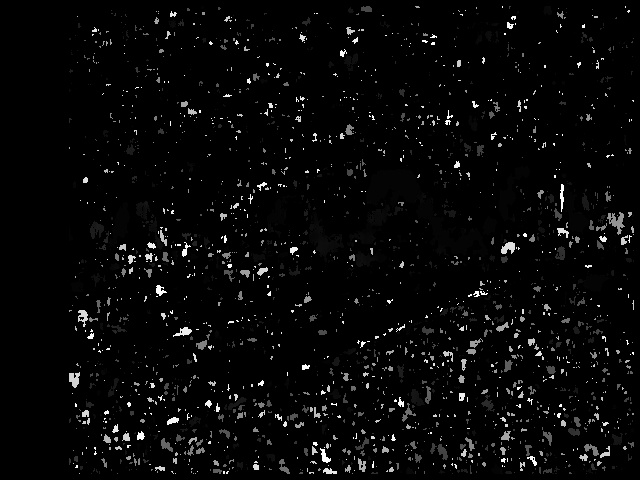
#> input picture main/Images/DepthMap0.jpg, 640 x 480 px, given in place of the camera
$ python SGBM_contour_9grid.py   (Python 2 division)   (older library calls are emulated)
#> lines starting #> are read from the running program, lines starting #| are printed output that depends on the picture; after the words box and inside, x2 and y2 are one past the last pixel; in counts of white or black regions, pixels touching at a corner belong together
import cv2
import sys
import time
import numpy as np
from imutils.video import WebcamVideoStream
import imutils

from matplotlib import pyplot as plt

def nothing(x):
    pass

# grab camera feeds
#capL = cv2.VideoCapture(1)
#capR = cv2.VideoCapture(0)

capL = WebcamVideoStream(src=1).start()
capR = WebcamVideoStream(src=0).start()


# initialize windows
WINDOW_L1 = 'undistorted left cam'
WINDOW_R1 = 'undistorted right cam'
cv2.namedWindow('Depth Map')
cv2.namedWindow('Threshold')
cv2.namedWindow('Shapes')
cv2.namedWindow('Test')


# import calibration matrices
undistMapL = np.load('calibration/undistortion_map_left.npy')
#> (reads stereo_vision/stereo_analysis/calibration/undistortion_map_left.npy from the repository)
undistMapR = np.load('calibration/undistortion_map_right.npy')
#> (reads main/calibration/undistortion_map_right.npy from the repository)
rectMapL = np.load('calibration/rectification_map_left.npy')
#> (reads stereo_vision/stereo_analysis/calibration/rectification_map_left.npy from the repository)
rectMapR = np.load('calibration/rectification_map_right.npy')
#> (reads main/calibration/rectification_map_right.npy from the repository)


#initialize blank frames
rectL = np.zeros((640,480,3),np.uint8)
rectR = np.zeros((640,480,3),np.uint8)


exec_time_sum = 0
i = 0


while (True):

    start_time = time.time()
    frameL = capL.read()
#> frameL is the input picture: shape (480, 640, 3); min 0, max 255, mean 8.2
    frameR = capR.read()


    #remap cameras to remove distortion
    rectL = cv2.remap(frameL, undistMapL, rectMapL, cv2.INTER_LINEAR)
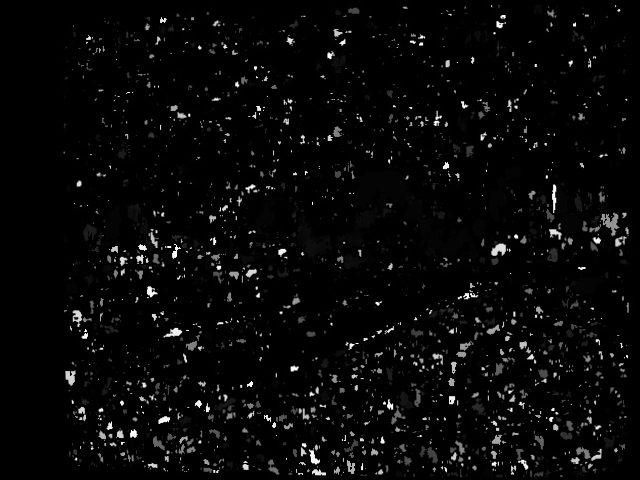
#> rectL: shape (480, 640, 3); min 0, max 255, mean 8.1
    rectR = cv2.remap(frameR, undistMapR, rectMapR, cv2.INTER_LINEAR)
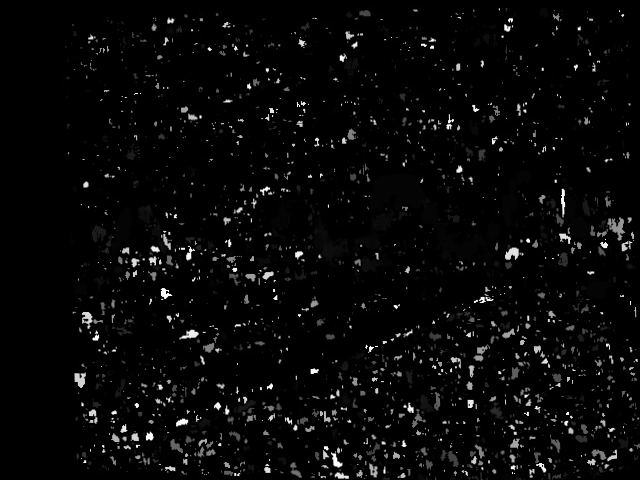
#> rectR: shape (480, 640, 3); min 0, max 255, mean 8.1


    # convert rectified from RGB to 8 bit grayscale
    grayRectL = cv2.cvtColor(rectL, cv2.COLOR_BGR2GRAY)
    grayRectR = cv2.cvtColor(rectR, cv2.COLOR_BGR2GRAY)
    grayFrameL = cv2.cvtColor(frameL, cv2.COLOR_BGR2GRAY)
    grayFrameR = cv2.cvtColor(frameR, cv2.COLOR_BGR2GRAY)

    #create depth map

    window_size = 3
    min_disp = 16
    num_disp = 112 - min_disp
    stereo = cv2.StereoSGBM_create(
        minDisparity = min_disp,
        numDisparities = num_disp,
        blockSize = 27,
        P1 = 8*3*window_size**2,
        P2 = 32*3*window_size**2,
        disp12MaxDiff = 10,
        uniquenessRatio = 0,
        speckleWindowSize = 0,
        speckleRange = 0,
        preFilterCap=0
    )


    disparity = stereo.compute(grayRectL,grayRectR).astype(np.float32)
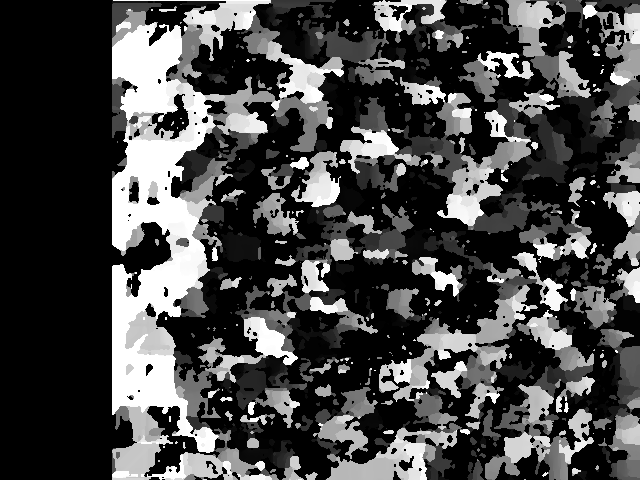
#> disparity: shape (480, 640) float32; min 240, max 1776, mean 672.6; drawn with min black and max white
    disparity = cv2.normalize(disparity, disparity, alpha=0, beta=255, norm_type=cv2.NORM_MINMAX, dtype=cv2.CV_8UC1)


    #blur depth map to filter high frequency noise
    #disparity_gaussian = cv2.GaussianBlur(disparity,(9,9),0)
    disparity_blur = cv2.medianBlur(disparity,11)
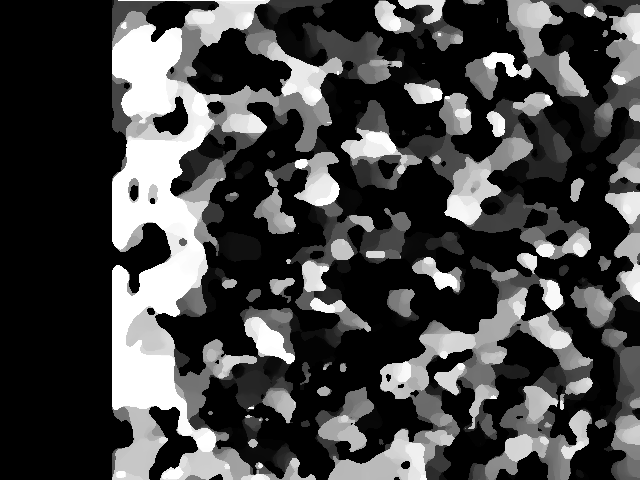
#> disparity_blur: shape (480, 640); min 0, max 255, mean 69.2

    #thresholding depth map
    disparity_thresh_near = cv2.threshold(disparity_blur,170,255,cv2.THRESH_BINARY)[1]
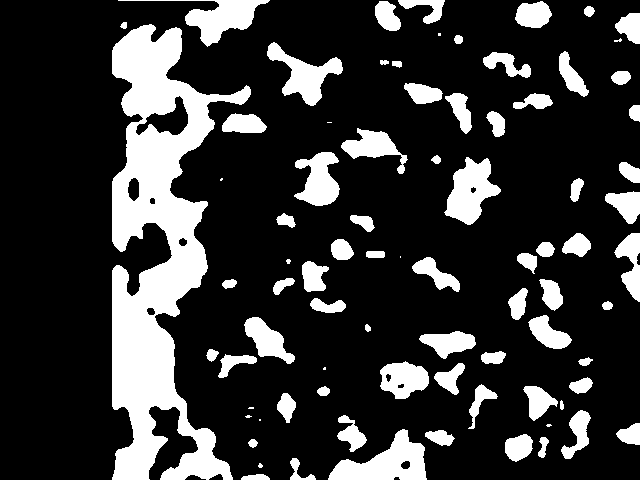
#> disparity_thresh_near: shape (480, 640); 20.8% white; 82 white regions (12 under 20 px), largest, box (x1, y1, x2, y2) and area: (112, 24, 251, 480) 28248, (328, 429, 427, 480) 2597, (444, 157, 501, 225) 2140
    disparity_thresh_imm = cv2.threshold(disparity_blur,180,255,cv2.THRESH_BINARY)[1]
#> disparity_thresh_imm: shape (480, 640); 19.6% white; 77 white regions (11 under 20 px), largest, box (x1, y1, x2, y2) and area: (112, 24, 233, 480) 27519, (328, 429, 427, 480) 2597, (118, 0, 270, 47) 2050
    disparity_thresh_near = cv2.subtract(disparity_thresh_near, disparity_thresh_imm)
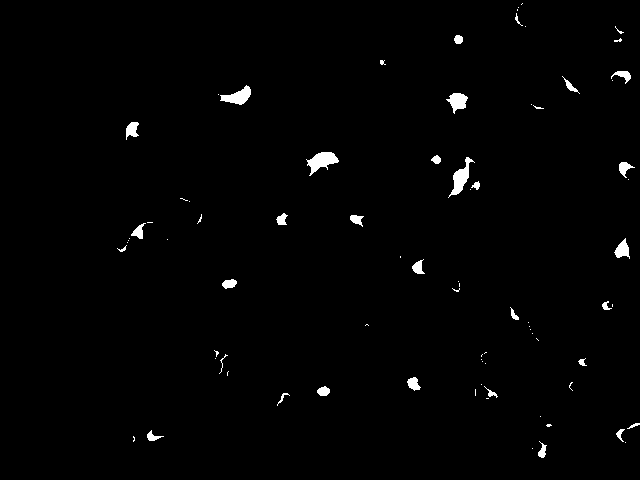
#> disparity_thresh_near: shape (480, 640); 1.2% white; 80 white regions (48 under 20 px), largest, box (x1, y1, x2, y2) and area: (306, 152, 339, 176) 394, (448, 157, 475, 198) 365, (220, 85, 251, 105) 317


    disparity_edge = cv2.Canny(disparity_thresh_imm,100,200)
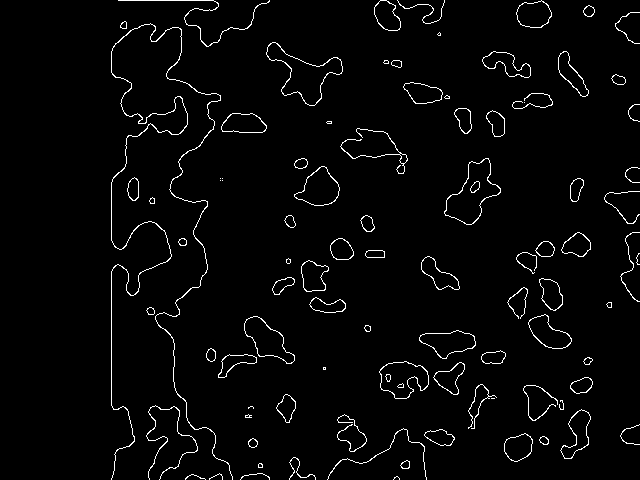
#> disparity_edge: shape (480, 640); 2.7% white in thin lines or dots, all inside (x1, y1, x2, y2) = (111, 0, 640, 480)

    #contour finding
    #contours = cv2.findContours(disparity_thresh_imm, cv2.RETR_TREE, cv2.CHAIN_APPROX_SIMPLE)[1]
    contours = cv2.findContours(disparity_edge, cv2.RETR_TREE, cv2.CHAIN_APPROX_SIMPLE)[1]
#> contours = 157 contours, 46 with area under 20; largest, box (x1, y1, x2, y2) and area: (266, 42, 343, 106) 1866, (266, 42, 343, 106) 1824, (444, 158, 501, 225) 1818, (444, 158, 501, 225) 1779, (379, 361, 429, 399) 1224

    disparity_contours = np.zeros((480,640,3),np.uint8)

    min_box_size = 200 #pixels^2
    quadrant_near_object = np.zeros((3,3), dtype=bool)

    for contour_index in contours:
        area = cv2.contourArea(contour_index)

        rect = cv2.minAreaRect(contour_index)
        box = cv2.boxPoints(rect)
        box_area = abs((box[0][0] - box[1][0]) * (box[0][1] - box[1][1]))
        box = np.int0(box)

        if box_area > min_box_size:
            cv2.drawContours(disparity_contours, [box], 0, (0,255,0), 2)

            #determine which quadrants the rectangle occupies
            for i in range(0,1):
                for j in range(0,1):
#> (the run stopped early here; a loop or call above may not have finished)
